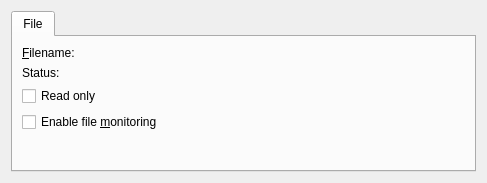
<?xml version="1.0" encoding="UTF-8"?>
<ui version="4.0">
 <class>SingleFileResourceConfigDialog</class>
 <widget class="QWidget" name="SingleFileResourceConfigDialog">
  <property name="geometry">
   <rect>
    <x>0</x>
    <y>0</y>
    <width>487</width>
    <height>183</height>
   </rect>
  </property>
  <layout class="QGridLayout" name="gridLayout_2">
   <item row="5" column="0">
    <widget class="KTabWidget" name="ktabwidget">
     <widget class="QWidget" name="tab">
      <attribute name="title">
       <string>File</string>
      </attribute>
      <layout class="QVBoxLayout" name="verticalLayout">
       <item>
        <layout class="QHBoxLayout" name="horizontalLayout">
         <item>
          <widget class="QLabel" name="label">
           <property name="text">
            <string>&amp;Filename:</string>
           </property>
           <property name="buddy">
            <cstring>kcfg_Path</cstring>
           </property>
          </widget>
         </item>
         <item>
          <widget class="KUrlRequester" name="kcfg_Path"/>
         </item>
        </layout>
       </item>
       <item>
        <widget class="QLabel" name="statusLabel">
         <property name="text">
          <string>Status:</string>
         </property>
        </widget>
       </item>
       <item>
        <widget class="QCheckBox" name="kcfg_ReadOnly">
         <property name="text">
          <string>Read only</string>
         </property>
        </widget>
       </item>
       <item>
        <widget class="QCheckBox" name="kcfg_MonitorFile">
         <property name="text">
          <string>Enable file &amp;monitoring</string>
         </property>
        </widget>
       </item>
       <item>
        <spacer name="verticalSpacer">
         <property name="orientation">
          <enum>Qt::Vertical</enum>
         </property>
         <property name="sizeHint" stdset="0">
          <size>
           <width>20</width>
           <height>40</height>
          </size>
         </property>
        </spacer>
       </item>
      </layout>
     </widget>
    </widget>
   </item>
  </layout>
 </widget>
 <customwidgets>
  <customwidget>
   <class>KUrlRequester</class>
   <extends>QFrame</extends>
   <header>kurlrequester.h</header>
  </customwidget>
  <customwidget>
   <class>KTabWidget</class>
   <extends>QTabWidget</extends>
   <header>ktabwidget.h</header>
   <container>1</container>
  </customwidget>
 </customwidgets>
 <resources/>
 <connections/>
</ui>
